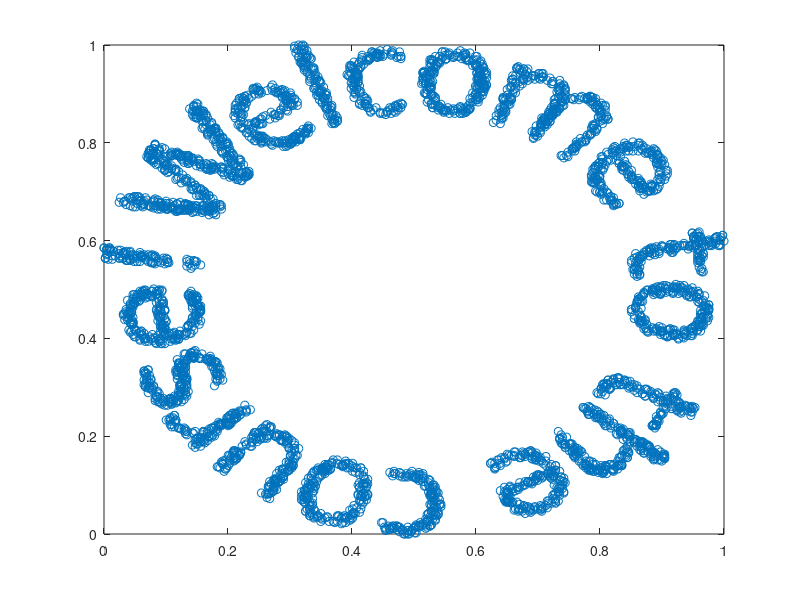

Write the MATLAB code that produced this figure.
fid = fopen('T-61_3050_data_set.txt');
A = fscanf(fid, '%f %f %f %f %f %f %f %f %f %f %f %f %f %f %f %f', [16 inf]);
fclose(fid);

A = A';

x = [0 0 0 0 0 0 0 0 0 0 0 0 0 0 0 0];
xsquare = [0 0 0 0 0 0 0 0 0 0 0 0 0 0 0 0];
xvar = [0 0 0 0 0 0 0 0 0 0 0 0 0 0 0 0];
max = 0;
secondmax = 0;
maxi = 0;
secondmaxi = 0;

for i=1:16,
    for j=1:4000
        x(i) = x(i) + A(j,i);
        xsquare(i) = xsquare(i) + A(j,i)^2;
    end
xvar(i) = xsquare(i)/4000 - (x(i)/4000)^2;
if xvar(i) > max
    secondmax = max;
    secondmaxi = maxi;
    max = xvar(i);
    maxi = i;
end
end

maxvariancecolumn = A(:,maxi);
secondmaxvariancecolumn = A(:,secondmaxi);

plot(secondmaxvariancecolumn,maxvariancecolumn,'o');
